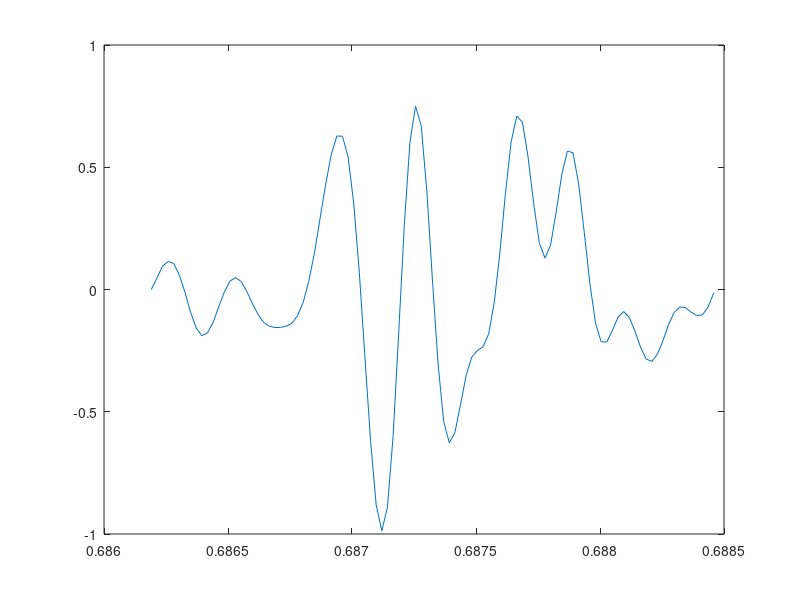
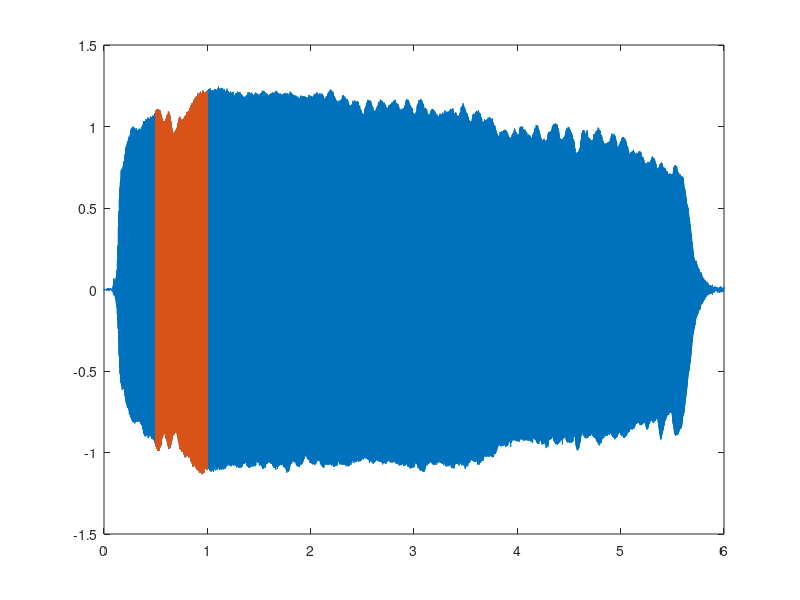

Reproduce these figures in MATLAB, in order. (Note: this script raises an error after producing the figures.)
load('3015_Discussion_7_Matlab.mat');

for n = 1:4
    switch n
        case 1
            signal = oboe;
            w0 = 440;
        case 2
            signal = sax;
            w0 = 440;
        case 3
            t_cosine = 0:1/fs:5;
            cosine=cos(2*pi*t_cosine*440);
            signal = cosine;
            w0 = 440;
        case 4
            signal = piano;
            w0 = 220;
    end
    
    t = (0:1/fs:(length(signal)-1)/fs)';
    plot(t, signal); %full signal plot
    
    start_sustain_index = find(t == 0.5);
    end_sustain_index = find(t == 1);
    signal_sustain = signal(start_sustain_index:end_sustain_index);
    t_sustain = t(start_sustain_index:end_sustain_index);
    hold on;
    plot(t_sustain, signal_sustain); %just a chunk of the sustain portion, for reference
    
    starti = find(signal_sustain == 0, 1);
    [accuracy, endi] = min(abs(t_sustain - (t_sustain(starti) + 1/w0)));
    period = signal_sustain(starti:endi);
    t_period = t_sustain(starti:endi);
    hold off; %clear out the other plots to plot one period
    figure(n);
    plot(t_period, period); % one period plot
    figure(n+4);
    coeffs = fft(period)/length(period);
    coeffs = fftshift(coeffs);
    stem(abs(coeffs));
end
